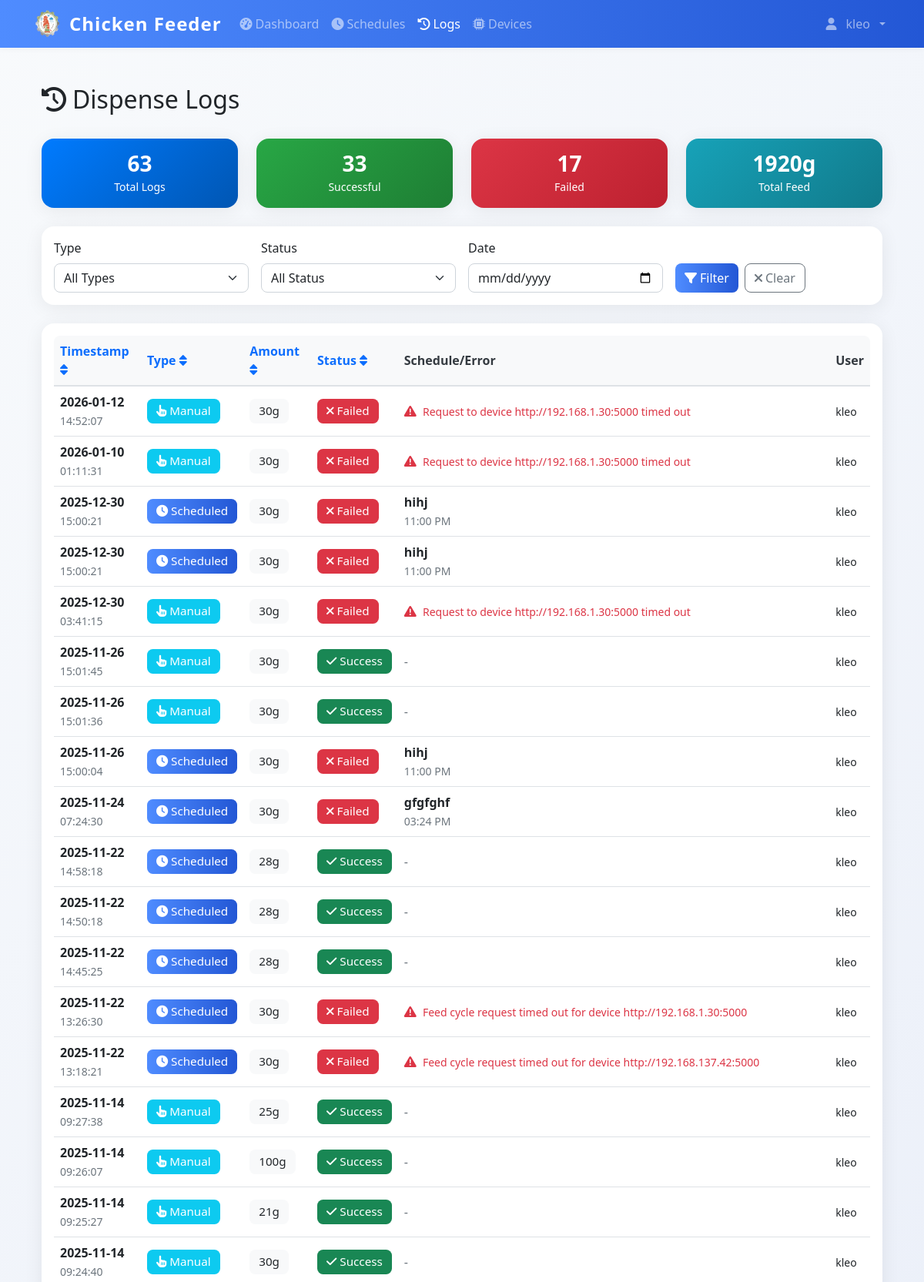
The page /logs (signed in, upper part) on the database its author committed.
### models.py (models this page shows)
class User(UserMixin, db.Model):
    id = db.Column(db.Integer, primary_key=True)
    username = db.Column(db.String(80), unique=True, nullable=False)
    email = db.Column(db.String(120), unique=True, nullable=False)
    password_hash = db.Column(db.String(120), nullable=False)
    iot_device_url = db.Column(db.String(255), nullable=True)  # e.g., 'http://192.168.1.100:5000' or 'pi_klei'
    is_admin = db.Column(db.Boolean, default=True)
    created_at = db.Column(db.DateTime, default=datetime.utcnow)

class DispenseLog(db.Model):
    id = db.Column(db.Integer, primary_key=True)
    timestamp = db.Column(db.DateTime, default=datetime.utcnow, nullable=False)
    amount_grams = db.Column(db.Integer, nullable=False)
    trigger_type = db.Column(db.String(20), nullable=False)
    schedule_id = db.Column(db.Integer, db.ForeignKey('feed_schedule.id'), nullable=True)
    status = db.Column(db.String(20), default='success')
    error_message = db.Column(db.Text, nullable=True)
    triggered_by = db.Column(db.Integer, db.ForeignKey('user.id'), nullable=True)
    schedule = db.relationship('FeedSchedule', backref=db.backref('dispense_logs', lazy=True))
    user = db.relationship('User', backref=db.backref('dispense_logs', lazy=True))

class FeedSchedule(db.Model):
    id = db.Column(db.Integer, primary_key=True)
    name = db.Column(db.String(100), nullable=False)
    feed_time = db.Column(db.Time, nullable=False)
    amount_grams = db.Column(db.Integer, nullable=False)
    is_active = db.Column(db.Boolean, default=True)
    created_by = db.Column(db.Integer, db.ForeignKey('user.id'), nullable=False)
    created_at = db.Column(db.DateTime, default=datetime.utcnow)
    user = db.relationship('User', backref=db.backref('schedules', lazy=True))

### app.py (the view)
@app.route('/logs')
@login_required
def logs():
    page = request.args.get('page', 1, type=int)
    if not current_user.is_admin:
        logs = DispenseLog.query.filter_by(triggered_by=current_user.id).order_by(DispenseLog.timestamp.desc()).paginate(
            page=page, per_page=50, error_out=False
        )
    else:
        logs = DispenseLog.query.order_by(DispenseLog.timestamp.desc()).paginate(
            page=page, per_page=50, error_out=False
        )
    return render_template('logs.html', logs=logs)

### app.py (called while the page is built)
@login_manager.user_loader
def load_user(user_id):
    return db.session.get(User, int(user_id))

@app.context_processor
def inject_datetime():
    return {'datetime': datetime}

@app.before_request
def restrict_admin_from_user_pages():
    if current_user.is_authenticated and getattr(current_user, 'is_admin', False):
        admin_paths = ['/admin', '/admin/', '/admin/dashboard', '/admin/config', '/admin/create', '/admin/feed-ratio']
        if not any(request.path.startswith(p) for p in admin_paths):
            if not request.path.startswith('/static') and not request.path.startswith('/logout'):
                return redirect(url_for('admin.dashboard'))

### templates/logs.html (shortened to what this page needs)
{% extends "base.html" %}
{% block content %}
<div class="row mb-4">
    <div class="col">
        <h1 class="h2">
            <i class="fas fa-history me-2"></i>Dispense Logs
        </h1>
    </div>
</div>
{% if not logs or not logs.items %}
<div class="text-center text-muted py-5">
    <i class="fas fa-clipboard-list fa-4x mb-3"></i>
    <h4>No Logs Available</h4>
    <p class="mb-4">No log data found. Dispense logs will appear here once you start feeding.</p>
    <a href="{{ url_for('dashboard') }}" class="btn btn-primary">
        <i class="fas fa-tachometer-alt me-2"></i>Go to Dashboard
    </a>
</div>
{% else %}
<div class="row my-4">
    <div class="col-md-3">
        <div class="card bg-primary text-white">
            <div class="card-body text-center">
                <h3 class="mb-0">{{ logs.total }}</h3>
                <small>Total Logs</small>
            </div>
        </div>
    </div>
    <div class="col-md-3">
        <div class="card bg-success text-white">
            <div class="card-body text-center">
                <h3 class="mb-0">{{ logs.items|selectattr('status', 'equalto', 'success')|list|length }}</h3>
                <small>Successful</small>
            </div>
        </div>
    </div>
    <div class="col-md-3">
        <div class="card bg-danger text-white">
            <div class="card-body text-center">
                <h3 class="mb-0">{{ logs.items|selectattr('status', 'equalto', 'failure')|list|length }}</h3>
                <small>Failed</small>
            </div>
        </div>
    </div>
    <div class="col-md-3">
        <div class="card bg-info text-white">
            <div class="card-body text-center">
                <h3 class="mb-0">{{ logs.items|sum(attribute='amount_grams') }}g</h3>
                <small>Total Feed</small>
            </div>
        </div>
    </div>
</div>
<div class="card mb-4">
    <div class="card-body">
        <div class="row g-3">
            <div class="col-md-3">
                <label for="filter-type" class="form-label">Type</label>
                <select class="form-select" id="filter-type">
                    <option value="">All Types</option>
                </select>
            </div>
            <div class="col-md-3">
                <label for="filter-status" class="form-label">Status</label>
                <select class="form-select" id="filter-status">
                    <option value="">All Status</option>
                </select>
            </div>
            <div class="col-md-3">
                <label for="filter-date" class="form-label">Date</label>
                <input type="date" class="form-control" id="filter-date">
            </div>
            <div class="col-md-3">
                <label class="form-label">&nbsp;</label>
                <div class="d-flex gap-2">
                    <button class="btn btn-primary" onclick="applyFilters()">
                        <i class="fas fa-filter me-1"></i>Filter
                    </button>
                    <button class="btn btn-outline-secondary" onclick="clearFilters()">
                        <i class="fas fa-times me-1"></i>Clear
                    </button>
                </div>
            </div>
        </div>
    </div>
</div>
<div class="card">
    <div class="card-body">
        {% if logs.items %}
        <div class="table-responsive">
            <table class="table table-hover">
                <thead>
                    <tr>
                        <th>
                            <a href="#" onclick="sortTable('timestamp')" class="text-decoration-none">
                                Timestamp <i class="fas fa-sort"></i>
                            </a>
                        </th>
                        <th>
                            <a href="#" onclick="sortTable('type')" class="text-decoration-none">
                                Type <i class="fas fa-sort"></i>
                            </a>
                        </th>
                        <th>
                            <a href="#" onclick="sortTable('amount')" class="text-decoration-none">
                                Amount <i class="fas fa-sort"></i>
                            </a>
                        </th>
                        <th>
                            <a href="#" onclick="sortTable('status')" class="text-decoration-none">
                                Status <i class="fas fa-sort"></i>
                            </a>
                        </th>
                        <th>Schedule/Error</th>
                        <th>User</th>
                    </tr>
                </thead>
                <tbody id="logs-table-body">
                    {% for log in logs.items %}
                    <tr class="log-row"
                        data-type="{{ log.trigger_type }}"
                        data-status="{{ log.status }}"
                        data-date="{{ log.timestamp.strftime('%Y-%m-%d') }}">
                        <td>
                            <div>
                                <strong>{{ log.timestamp.strftime('%Y-%m-%d') }}</strong>
                            </div>
                            <small class="text-muted">{{ log.timestamp.strftime('%H:%M:%S') }}</small>
                        </td>
                        <td>
                            {% if log.trigger_type == 'manual' %}
                                <span class="badge bg-info">
                                    <i class="fas fa-hand-pointer me-1"></i>Manual
                                </span>
                            {% else %}
                                <span class="badge bg-primary">
                                    <i class="fas fa-clock me-1"></i>Scheduled
                                </span>
                            {% endif %}
                        </td>
                        <td>
                            <span class="badge bg-light text-dark">{{ log.amount_grams }}g</span>
                        </td>
                        <td>
                            {% if log.status == 'success' %}
                                <span class="badge bg-success">
                                    <i class="fas fa-check me-1"></i>Success
                                </span>
                            {% else %}
                                <span class="badge bg-danger">
                                    <i class="fas fa-times me-1"></i>Failed
                                </span>
                            {% endif %}
                        </td>
                        <td>
                            {% if log.schedule %}
                                <div>
                                    <strong>{{ log.schedule.name }}</strong>
                                </div>
                                <small class="text-muted">{{ log.schedule.feed_time.strftime('%I:%M %p') }}</small>
                            {% elif log.error_message %}
                                <div class="text-danger">
                                    <i class="fas fa-exclamation-triangle me-1"></i>
                                    <small>{{ log.error_message[:100] }}{% if log.error_message|length > 100 %}...{% endif %}</small>
                                </div>
                            {% else %}
                                <span class="text-muted">-</span>
                            {% endif %}
                        </td>
                        <td>
                            {% if log.user %}
                                <small>{{ log.user.username }}</small>
                            {% else %}
                                <small class="text-muted">System</small>
                            {% endif %}
                        </td>
                    </tr>
                    {% endfor %}
                </tbody>
            </table>
        </div>
        {% endif %}
    </div>
</div>
{% endif %}
{% endblock %}

### templates/base.html (shortened to what this page needs)
<!DOCTYPE html>
<html lang="en">
<head>
    <link href="https://cdn.jsdelivr.net/npm/bootstrap@5.1.3/dist/css/bootstrap.min.css" rel="stylesheet">
    <link href="https://cdnjs.cloudflare.com/ajax/libs/font-awesome/6.0.0/css/all.min.css" rel="stylesheet">
    <link href="{{ url_for('static', filename='css/style.css') }}" rel="stylesheet">
</head>
<body>
    {% if current_user.is_authenticated %}
    <nav class="navbar navbar-expand-lg navbar-dark bg-primary">
        <div class="container">
            <div class="d-flex align-items-center gap-2">
                <img src="{{ url_for('static', filename='img/chicken-logo.png') }}" alt="Logo" style="width:40px;height:40px;" >
                <a class="navbar-brand" href="{{ url_for('dashboard') }}">
                   Chicken Feeder
                </a>
            </div>
            <div class="collapse navbar-collapse" id="navbarNav">
                <ul class="navbar-nav me-auto">
                    <li class="nav-item">
                        <a class="nav-link {% if request.endpoint == 'dashboard' %}active{% endif %}"
                           href="{{ url_for('dashboard') }}">
                            <i class="fas fa-tachometer-alt me-1"></i>Dashboard
                        </a>
                    </li>
                    <li class="nav-item">
                        <a class="nav-link {% if request.endpoint in ['schedules', 'add_schedule'] %}active{% endif %}"
                           href="{{ url_for('schedules') }}">
                            <i class="fas fa-clock me-1"></i>Schedules
                        </a>
                    </li>
                    <li class="nav-item">
                        <a class="nav-link {% if request.endpoint == 'logs' %}active{% endif %}"
                           href="{{ url_for('logs') }}">
                            <i class="fas fa-history me-1"></i>Logs
                        </a>
                    </li>
                    <li class="nav-item">
                        <a class="nav-link {% if request.endpoint in ['devices', 'add_device'] %}active{% endif %}"
                           href="{{ url_for('devices') }}">
                            <i class="fas fa-microchip me-1"></i>Devices
                        </a>
                    </li>
                </ul>
                <ul class="navbar-nav">
                    <li class="nav-item dropdown">
                        <a class="nav-link dropdown-toggle d-flex align-items-center gap-2" href="#" id="navbarDropdown" role="button"
                           data-bs-toggle="dropdown" aria-expanded="false">
                            <i class="fas fa-user me-1 "></i>{{ current_user.username }}
                        </a>
                    </li>
                </ul>
            </div>
        </div>
    </nav>
    {% endif %}
    <main class="container align-items-center mt-4 p-4">
        {% block content %}{% endblock %}
    </main>
</body>
</html>

### static/css/style.css (style rules this page uses)
:root { --primary-color: #2c5f2d; --secondary-color: #97bc62; --success-color: #28a745; --danger-color: #dc3545; --warning-color: #ffc107; --info-color: #17a2b8; --light-color: #f8f9fa; --dark-color: #343a40; }
body { font-family: 'Segoe UI', Tahoma, Geneva, Verdana, sans-serif; background-color: #f5f7fa; }
.navbar-brand { font-weight: bold; font-size: 1.5rem; }
.navbar-nav .nav-link { font-weight: 500; transition: all 0.2s ease; }
.card { border: none; border-radius: 12px; box-shadow: 0 2px 10px rgba(0,0,0,0.08); transition: all 0.3s ease; }
.btn { border-radius: 8px; font-weight: 500; transition: all 0.2s ease; }
.btn-primary { background: linear-gradient(135deg, var(--primary-color) 0%, var(--secondary-color) 100%); border: none; }
.card.bg-primary, .card.bg-success, .card.bg-warning, .card.bg-danger, .card.bg-info { border: none; background: linear-gradient(135deg, var(--bs-card-bg) 0%, var(--bs-card-bg) 100%); }
.card.bg-primary { background: linear-gradient(135deg, #007bff 0%, #0056b3 100%) !important; }
.card.bg-success { background: linear-gradient(135deg, #28a745 0%, #1e7e34 100%) !important; }
.card.bg-danger { background: linear-gradient(135deg, #dc3545 0%, #bd2130 100%) !important; }
.card.bg-info { background: linear-gradient(135deg, #17a2b8 0%, #117a8b 100%) !important; }
.table { border-radius: 8px; overflow: hidden; }
.table thead th { background-color: #f8f9fa; border-bottom: 2px solid #dee2e6; font-weight: 600; color: var(--dark-color); }
.badge { border-radius: 20px; font-size: 0.75rem; font-weight: 500; padding: 0.5rem 0.75rem; }
.form-control, .form-select { border-radius: 8px; border: 1px solid #ced4da; transition: all 0.2s ease; }

### templates/base.html (style rules this page uses)
body { background: linear-gradient(135deg, #f8fafc 0%, #e3e9f7 100%); min-height: 100vh; }
.navbar { box-shadow: 0 2px 8px rgba(0,0,0,0.04); }
.card { border-radius: 1rem; box-shadow: 0 4px 24px rgba(0,0,0,0.07); }
.btn-primary, .bg-primary { background: linear-gradient(90deg, #4f8cff 0%, #2357d5 100%) !important; border: none; }
.card-title, h1, h2, h3, h4, h5, h6 { font-family: 'Segoe UI', 'Roboto', 'Arial', sans-serif; font-weight: 600; }
.badge { font-size: 0.95em; border-radius: 0.5em; }
.table th, .table td { vertical-align: middle !important; }
.navbar-brand { font-weight: bold; letter-spacing: 1px; }

### rows shown on the page
User: username "kleo"
DispenseLog: timestamp "2026-01-12", timestamp "14:52:07", trigger_type "manual" (drawn), amount_grams "30", status "failure" (drawn), error_message "Request to device http://192.168.1.30:5000 timed out", user.username "kleo"
DispenseLog: timestamp "2026-01-10", timestamp "01:11:31", trigger_type "manual" (drawn), amount_grams "30", status "failure" (drawn), error_message "Request to device http://192.168.1.30:5000 timed out", user.username "kleo"
DispenseLog: timestamp "2025-12-30", timestamp "15:00:21", trigger_type "scheduled" (drawn), amount_grams "30", status "failure" (drawn), schedule.name "hihj", schedule.feed_time "11:00 PM", user.username "kleo"
DispenseLog: timestamp "2025-12-30", timestamp "15:00:21", trigger_type "scheduled" (drawn), amount_grams "30", status "failure" (drawn), schedule.name "hihj", schedule.feed_time "11:00 PM", user.username "kleo"
DispenseLog: timestamp "2025-12-30", timestamp "03:41:15", trigger_type "manual" (drawn), amount_grams "30", status "failure" (drawn), error_message "Request to device http://192.168.1.30:5000 timed out", user.username "kleo"
DispenseLog: timestamp "2025-11-26", timestamp "15:01:45", trigger_type "manual" (drawn), amount_grams "30", status "success" (drawn), user.username "kleo"
DispenseLog: timestamp "2025-11-26", timestamp "15:01:36", trigger_type "manual" (drawn), amount_grams "30", status "success" (drawn), user.username "kleo"
DispenseLog: timestamp "2025-11-26", timestamp "15:00:04", trigger_type "scheduled" (drawn), amount_grams "30", status "failure" (drawn), schedule.name "hihj", schedule.feed_time "11:00 PM", user.username "kleo"
DispenseLog: timestamp "2025-11-24", timestamp "07:24:30", trigger_type "scheduled" (drawn), amount_grams "30", status "failure" (drawn), schedule.name "gfgfghf", schedule.feed_time "03:24 PM", user.username "kleo"
DispenseLog: timestamp "2025-11-22", timestamp "14:58:18", trigger_type "scheduled" (drawn), amount_grams "28", status "success" (drawn), user.username "kleo"
DispenseLog: timestamp "2025-11-22", timestamp "14:50:18", trigger_type "scheduled" (drawn), amount_grams "28", status "success" (drawn), user.username "kleo"
DispenseLog: timestamp "2025-11-22", timestamp "14:45:25", trigger_type "scheduled" (drawn), amount_grams "28", status "success" (drawn), user.username "kleo"
DispenseLog: timestamp "2025-11-22", timestamp "13:26:30", trigger_type "scheduled" (drawn), amount_grams "30", status "failure" (drawn), error_message "Feed cycle request timed out for device http://192.168.1.30:5000", user.username "kleo"
DispenseLog: timestamp "2025-11-22", timestamp "13:18:21", trigger_type "scheduled" (drawn), amount_grams "30", status "failure" (drawn), error_message "Feed cycle request timed out for device http://192.168.137.42:5000", user.username "kleo"
DispenseLog: timestamp "2025-11-14", timestamp "09:27:38", trigger_type "manual" (drawn), amount_grams "25", status "success" (drawn), user.username "kleo"
DispenseLog: timestamp "2025-11-14", timestamp "09:26:07", trigger_type "manual" (drawn), amount_grams "100", status "success" (drawn), user.username "kleo"
DispenseLog: timestamp "2025-11-14", timestamp "09:25:27", trigger_type "manual" (drawn), amount_grams "21", status "success" (drawn), user.username "kleo"
DispenseLog: timestamp "2025-11-14", timestamp "09:24:40", trigger_type "manual" (drawn), amount_grams "30", status "success" (drawn), user.username "kleo"

### other values the page prints
{{ logs.total }} "63"
{{ logs.items|selectattr('status', 'equalto', 'success')|list|length }} "33"
{{ logs.items|selectattr('status', 'equalto', 'failure')|list|length }} "17"
{{ logs.items|sum(attribute='amount_grams') }} "1920"
